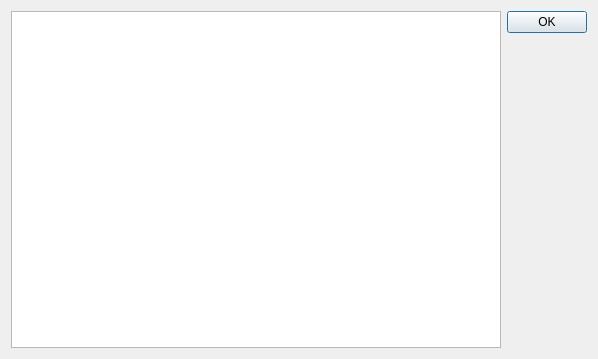
<?xml version="1.0" encoding="UTF-8"?>
<ui version="4.0">
 <class>LicenseDialog</class>
 <widget class="QDialog" name="LicenseDialog">
  <property name="geometry">
   <rect>
    <x>0</x>
    <y>0</y>
    <width>598</width>
    <height>359</height>
   </rect>
  </property>
  <property name="windowTitle">
   <string>Dialog</string>
  </property>
  <property name="windowIcon">
   <iconset resource="icons.qrc">
    <normaloff>:/icons/16x16/add.png</normaloff>:/icons/16x16/add.png</iconset>
  </property>
  <layout class="QHBoxLayout" name="horizontalLayout">
   <item>
    <widget class="QPlainTextEdit" name="plainTextEdit">
     <property name="readOnly">
      <bool>true</bool>
     </property>
    </widget>
   </item>
   <item>
    <widget class="QDialogButtonBox" name="buttonBox">
     <property name="orientation">
      <enum>Qt::Vertical</enum>
     </property>
     <property name="standardButtons">
      <set>QDialogButtonBox::Ok</set>
     </property>
    </widget>
   </item>
  </layout>
 </widget>
 <resources>
  <include location="icons.qrc"/>
 </resources>
 <connections>
  <connection>
   <sender>buttonBox</sender>
   <signal>accepted()</signal>
   <receiver>LicenseDialog</receiver>
   <slot>accept()</slot>
   <hints>
    <hint type="sourcelabel">
     <x>248</x>
     <y>254</y>
    </hint>
    <hint type="destinationlabel">
     <x>157</x>
     <y>274</y>
    </hint>
   </hints>
  </connection>
  <connection>
   <sender>buttonBox</sender>
   <signal>rejected()</signal>
   <receiver>LicenseDialog</receiver>
   <slot>reject()</slot>
   <hints>
    <hint type="sourcelabel">
     <x>316</x>
     <y>260</y>
    </hint>
    <hint type="destinationlabel">
     <x>286</x>
     <y>274</y>
    </hint>
   </hints>
  </connection>
 </connections>
</ui>
